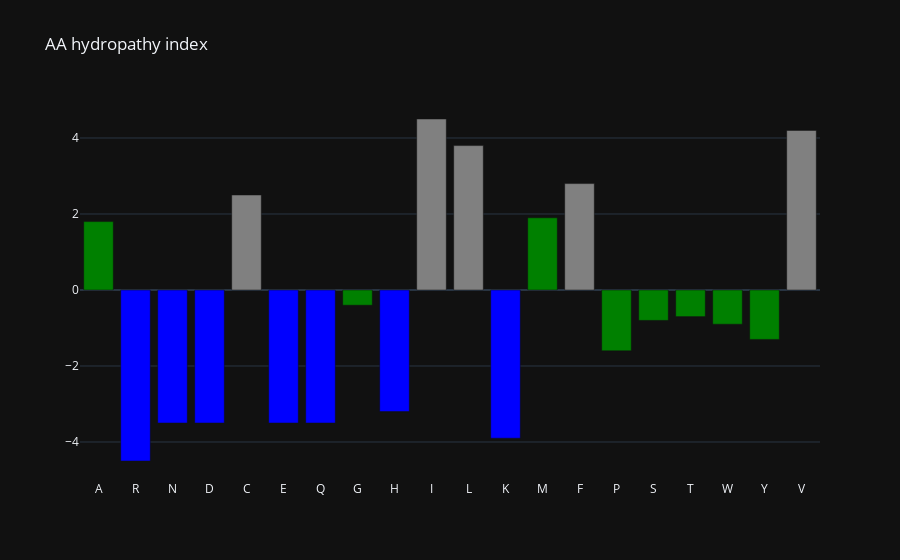

The notebook cell saved with this chart:
### Code cell
data = [
    go.Bar(
        x=aa_df["1-letter code"],
        y=aa_df["hydropathy index (Kyte-Doolittle method)"],
        marker_color=aa_df['hp_color']
    )
]

fig = go.Figure(data=data)
fig.update_layout(template="plotly_dark", title="AA hydropathy index")

fig.show()

### Figure 1 — Plotly figure (JSON) as saved in the notebook; plotly's stock layout.template omitted (floating-point values rounded to 4 significant figures)
{"data": [{"marker": {"color": ["green", "blue", "blue", "blue", "grey", "blue", "blue", "green", "blue", "grey", "grey", "blue", "green", "grey", "green", "green", "green", "green", "green", "grey"]}, "type": "bar", "x": ["A", "R", "N", "D", "C", "E", "Q", "G", "H", "I", "L", "K", "M", "F", "P", "S", "T", "W", "Y", "V"], "y": [1.8, -4.5, -3.5, -3.5, 2.5, -3.5, -3.5, -0.4, -3.2, 4.5, 3.8, -3.9, 1.9, 2.8, -1.6, -0.8, -0.7, -0.9, -1.3, 4.2]}], "layout": {"title": {"text": "AA hydropathy index"}}}
